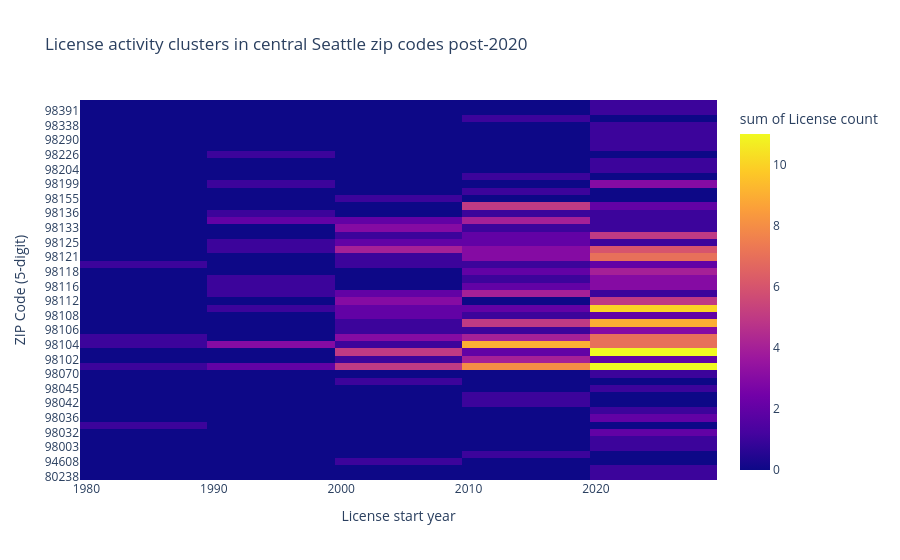

Write notebook code for a chart like this one.
### Markdown cell above
**Chart rationale:** A line chart is best for year-over-year trend analysis. It makes the late-period increase especially visible and supports the interpretation of a recent spike.

### Code cell
# Chart 3: ZIP vs year density heatmap
zip_year_heat = q3.groupby(["zip_5", "start_year"], dropna=True).size().reset_index(name="count")
zip_year_heat["start_year"] = zip_year_heat["start_year"].astype(int)

fig3 = px.density_heatmap(
    zip_year_heat,
    x="start_year",
    y="zip_5",
    z="count",
    labels={"start_year": "License start year", "zip_5": "ZIP Code (5-digit)", "count": "License count"},
    title="License activity clusters in central Seattle zip codes post-2020"
)
fig3.write_image("chart3_zip_year_heatmap.png")
fig3.show()

### Figure 1 — Plotly figure (JSON) as saved in the notebook; plotly's stock layout.template omitted (floating-point values rounded to 4 significant figures; data arrays with more than 128 entries replaced by an {"elided": "..."} marker saying what was removed)
{"data": [{"coloraxis": "coloraxis", "histfunc": "sum", "hovertemplate": "License start year=%{x}<br>ZIP Code (5-digit)=%{y}<br>sum of License count=%{z}<extra></extra>", "name": "", "type": "histogram2d", "x": {"elided": "209 int values"}, "xaxis": "x", "xbingroup": "x", "y": {"elided": "209 str values"}, "yaxis": "y", "ybingroup": "y", "z": {"elided": "209 int values"}}], "layout": {"coloraxis": {"colorbar": {"title": {"text": "sum of License count"}}, "colorscale": [[0, "#0d0887"], [0.1111, "#46039f"], [0.2222, "#7201a8"], [0.3333, "#9c179e"], [0.4444, "#bd3786"], [0.5556, "#d8576b"], [0.6667, "#ed7953"], [0.7778, "#fb9f3a"], [0.8889, "#fdca26"], [1, "#f0f921"]]}, "legend": {"tracegroupgap": 0}, "title": {"text": "License activity clusters in central Seattle zip codes post-2020"}, "xaxis": {"anchor": "y", "domain": [0, 1], "title": {"text": "License start year"}}, "yaxis": {"anchor": "x", "domain": [0, 1], "title": {"text": "ZIP Code (5-digit)"}}}}
